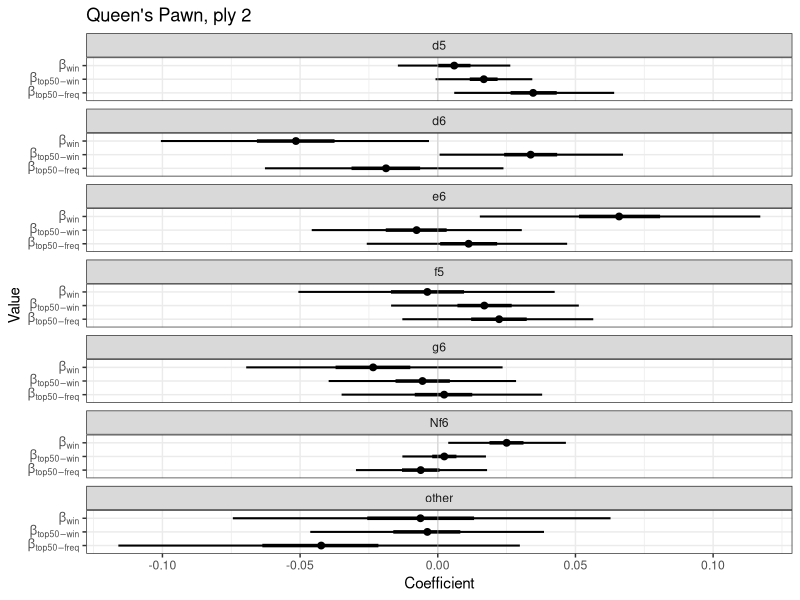
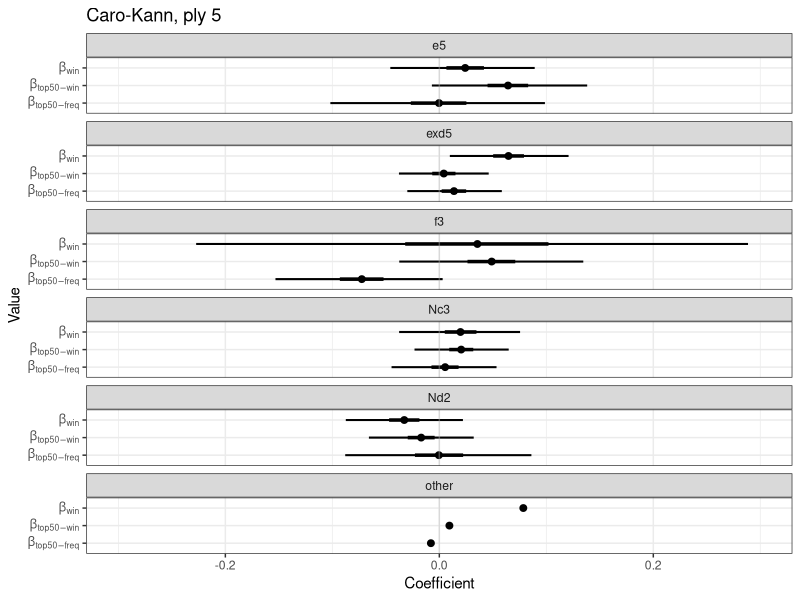
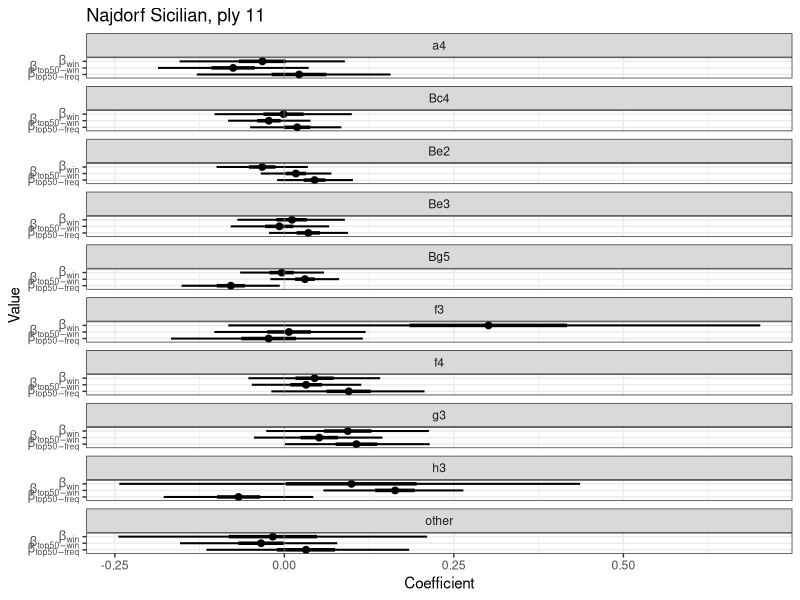

These figures' R source, in order:
library(tidyverse)
library(scales)

make_beta_plot <- function(data, title) {
  p <- ggplot(data) + 
    geom_segment(aes(x=ll, xend = hh, y=variable, yend=variable), linewidth=0.7) +
    geom_segment(aes(x=l, xend = h, y=variable, yend=variable), linewidth=1.2) + 
    geom_point(aes(x=m, y=variable), size=2) + 
    geom_vline(xintercept=0, color="gray", alpha=0.4) +
    facet_wrap(vars(response), ncol=1) +
    xlab("Coefficient") + ylab("Value") + ggtitle(title) +
    scale_y_discrete(labels=label_parse()) +
    theme_bw()
  return(p)
}

qp_fitness_data <- read.csv("../model/model_results/queens_pawn_ply_2/mcmc_intervals_fitness.csv")
qp_beta_data <- read.csv("../model/model_results/queens_pawn_ply_2/mcmc_intervals_beta.csv")

ck_fitness_data <- read.csv("../model/model_results/carokann_ply_5/mcmc_intervals_fitness.csv")
ck_beta_data <- read.csv("../model/model_results/carokann_ply_5/mcmc_intervals_beta.csv")

naj_fitness_data <- read.csv("../model/model_results/sicilian_najdorf_ply_11/mcmc_intervals_fitness.csv")
naj_beta_data <- read.csv("../model/model_results/sicilian_najdorf_ply_11/mcmc_intervals_beta.csv")

qp_responses <- qp_fitness_data$response[1:7]
ck_responses <- ck_fitness_data$response[1:6]
naj_responses <- naj_fitness_data$response[1:10]

qp_beta_data$response <- qp_responses
ck_beta_data$response <- ck_responses
naj_beta_data$response <- naj_responses

qp_beta_data$variable <- c(rep("beta[win]",7),rep("beta[top50-win]",7),rep("beta[top50-freq]",7))
ck_beta_data$variable <- c(rep("beta[win]",6),rep("beta[top50-win]",6),rep("beta[top50-freq]",6))
naj_beta_data$variable <- c(rep("beta[win]",10),rep("beta[top50-win]",10),rep("beta[top50-freq]",10))

qp_b <- make_beta_plot(qp_beta_data, "Queen's Pawn, ply 2")
ggsave("../figures/figure_6a.pdf", qp_b,w=2.5,h=5.5,unit="in")

ck_b <- make_beta_plot(ck_beta_data, "Caro-Kann, ply 5")+xlim(-0.3,0.3)
ggsave("../figures/figure_6b.pdf", ck_b,w=2.5,h=5,unit="in")

naj_b <- make_beta_plot(naj_beta_data, "Najdorf Sicilian, ply 11") 
ggsave("../figures/figure_6c.pdf",naj_b,w=2.5,h=8,unit="in")
